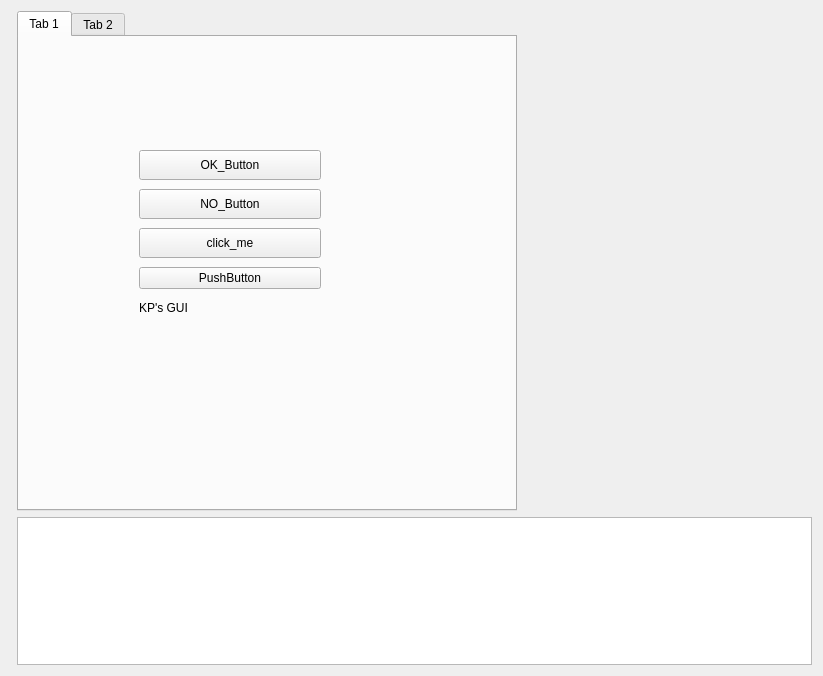
<?xml version="1.0" encoding="UTF-8"?>
<ui version="4.0">
 <class>rqt_my_first_plugin_widget</class>
 <widget class="QWidget" name="rqt_my_first_plugin_widget">
  <property name="enabled">
   <bool>true</bool>
  </property>
  <property name="geometry">
   <rect>
    <x>0</x>
    <y>0</y>
    <width>823</width>
    <height>676</height>
   </rect>
  </property>
  <property name="windowTitle">
   <string>Form</string>
  </property>
  <layout class="QFormLayout" name="formLayout">
   <item row="0" column="1">
    <widget class="QTabWidget" name="controllers">
     <property name="minimumSize">
      <size>
       <width>500</width>
       <height>500</height>
      </size>
     </property>
     <property name="maximumSize">
      <size>
       <width>500</width>
       <height>500</height>
      </size>
     </property>
     <property name="currentIndex">
      <number>0</number>
     </property>
     <widget class="QWidget" name="controller_1">
      <attribute name="title">
       <string>Tab 1</string>
      </attribute>
      <widget class="QWidget" name="layoutWidget">
       <property name="geometry">
        <rect>
         <x>120</x>
         <y>110</y>
         <width>182</width>
         <height>179</height>
        </rect>
       </property>
       <layout class="QVBoxLayout" name="verticalLayout">
        <item>
         <widget class="QPushButton" name="pushButton">
          <property name="maximumSize">
           <size>
            <width>200</width>
            <height>30</height>
           </size>
          </property>
          <property name="text">
           <string>OK_Button</string>
          </property>
         </widget>
        </item>
        <item>
         <widget class="QPushButton" name="pushButton_2">
          <property name="minimumSize">
           <size>
            <width>180</width>
            <height>30</height>
           </size>
          </property>
          <property name="maximumSize">
           <size>
            <width>200</width>
            <height>30</height>
           </size>
          </property>
          <property name="text">
           <string>NO_Button</string>
          </property>
         </widget>
        </item>
        <item>
         <widget class="QPushButton" name="what">
          <property name="enabled">
           <bool>true</bool>
          </property>
          <property name="maximumSize">
           <size>
            <width>200</width>
            <height>30</height>
           </size>
          </property>
          <property name="text">
           <string>click_me</string>
          </property>
         </widget>
        </item>
        <item>
         <widget class="QPushButton" name="pushButton_3">
          <property name="text">
           <string>PushButton</string>
          </property>
         </widget>
        </item>
        <item>
         <widget class="QLabel" name="label">
          <property name="sizePolicy">
           <sizepolicy hsizetype="Fixed" vsizetype="Fixed">
            <horstretch>0</horstretch>
            <verstretch>0</verstretch>
           </sizepolicy>
          </property>
          <property name="minimumSize">
           <size>
            <width>15</width>
            <height>0</height>
           </size>
          </property>
          <property name="maximumSize">
           <size>
            <width>80</width>
            <height>20</height>
           </size>
          </property>
          <property name="text">
           <string>KP's GUI</string>
          </property>
         </widget>
        </item>
       </layout>
      </widget>
     </widget>
     <widget class="QWidget" name="controller_2">
      <attribute name="title">
       <string>Tab 2</string>
      </attribute>
     </widget>
    </widget>
   </item>
   <item row="1" column="1">
    <widget class="QTextBrowser" name="infooutput"/>
   </item>
  </layout>
 </widget>
 <resources/>
 <connections/>
</ui>
